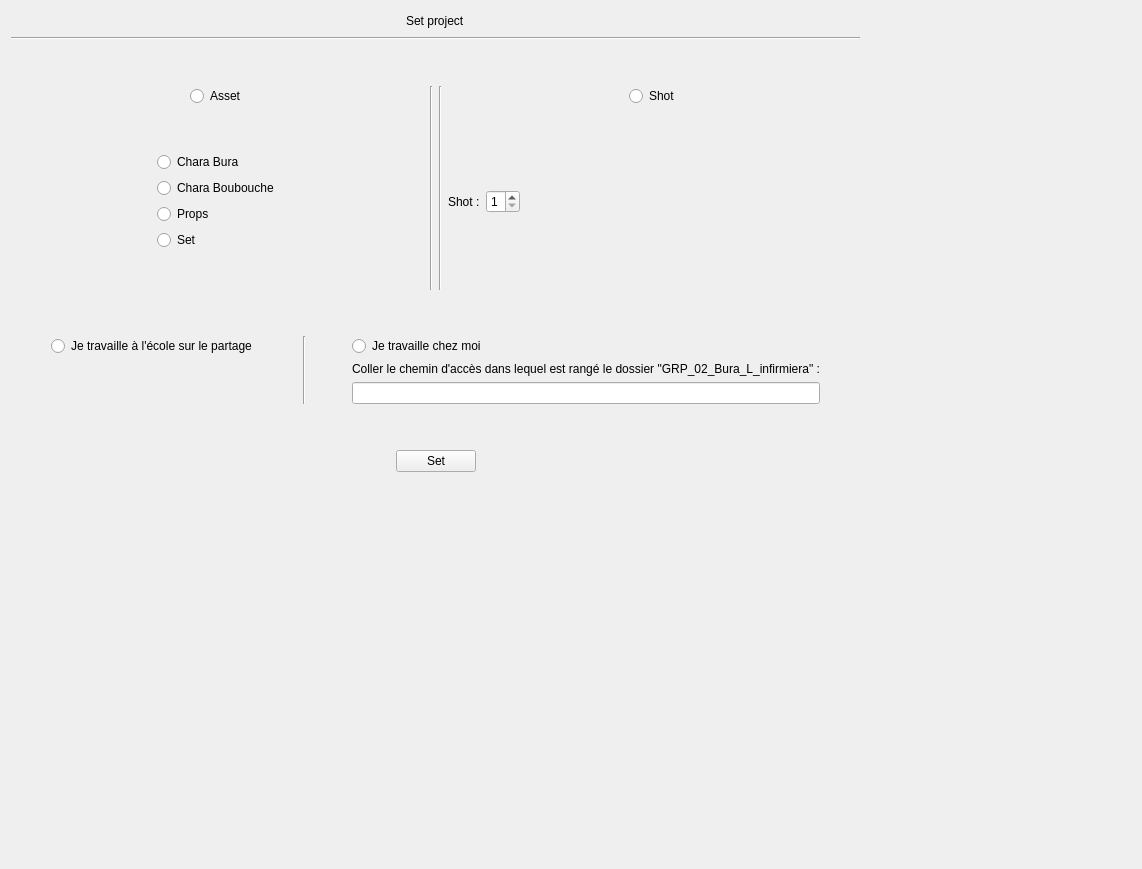
<?xml version="1.0" encoding="UTF-8"?>
<ui version="4.0">
 <class>Form</class>
 <widget class="QWidget" name="Form">
  <property name="geometry">
   <rect>
    <x>0</x>
    <y>0</y>
    <width>1142</width>
    <height>869</height>
   </rect>
  </property>
  <property name="windowTitle">
   <string>Form</string>
  </property>
  <layout class="QGridLayout" name="gridLayout">
   <item row="0" column="0">
    <layout class="QVBoxLayout" name="verticalLayout">
     <item>
      <layout class="QHBoxLayout" name="horizontalLayout">
       <item>
        <spacer name="horizontalSpacer">
         <property name="orientation">
          <enum>Qt::Horizontal</enum>
         </property>
         <property name="sizeHint" stdset="0">
          <size>
           <width>40</width>
           <height>20</height>
          </size>
         </property>
        </spacer>
       </item>
       <item>
        <widget class="QLabel" name="label">
         <property name="text">
          <string>Set project</string>
         </property>
        </widget>
       </item>
       <item>
        <spacer name="horizontalSpacer_2">
         <property name="orientation">
          <enum>Qt::Horizontal</enum>
         </property>
         <property name="sizeHint" stdset="0">
          <size>
           <width>40</width>
           <height>20</height>
          </size>
         </property>
        </spacer>
       </item>
      </layout>
     </item>
     <item>
      <widget class="Line" name="line">
       <property name="orientation">
        <enum>Qt::Horizontal</enum>
       </property>
      </widget>
     </item>
     <item>
      <spacer name="verticalSpacer_9">
       <property name="orientation">
        <enum>Qt::Vertical</enum>
       </property>
       <property name="sizeHint" stdset="0">
        <size>
         <width>20</width>
         <height>40</height>
        </size>
       </property>
      </spacer>
     </item>
     <item>
      <layout class="QHBoxLayout" name="horizontalLayout_12">
       <item>
        <layout class="QVBoxLayout" name="verticalLayout_3">
         <item>
          <layout class="QHBoxLayout" name="horizontalLayout_14">
           <item>
            <spacer name="horizontalSpacer_23">
             <property name="orientation">
              <enum>Qt::Horizontal</enum>
             </property>
             <property name="sizeHint" stdset="0">
              <size>
               <width>40</width>
               <height>20</height>
              </size>
             </property>
            </spacer>
           </item>
           <item>
            <widget class="projectType" name="projectTypeAsset">
             <property name="text">
              <string>Asset</string>
             </property>
             <attribute name="buttonGroup">
              <string notr="true">projectType</string>
             </attribute>
            </widget>
           </item>
           <item>
            <spacer name="horizontalSpacer_4">
             <property name="orientation">
              <enum>Qt::Horizontal</enum>
             </property>
             <property name="sizeHint" stdset="0">
              <size>
               <width>40</width>
               <height>20</height>
              </size>
             </property>
            </spacer>
           </item>
          </layout>
         </item>
         <item>
          <spacer name="verticalSpacer_2">
           <property name="orientation">
            <enum>Qt::Vertical</enum>
           </property>
           <property name="sizeHint" stdset="0">
            <size>
             <width>20</width>
             <height>40</height>
            </size>
           </property>
          </spacer>
         </item>
         <item>
          <layout class="QHBoxLayout" name="horizontalLayout_5">
           <item>
            <spacer name="horizontalSpacer_11">
             <property name="orientation">
              <enum>Qt::Horizontal</enum>
             </property>
             <property name="sizeHint" stdset="0">
              <size>
               <width>40</width>
               <height>20</height>
              </size>
             </property>
            </spacer>
           </item>
           <item>
            <spacer name="horizontalSpacer_19">
             <property name="orientation">
              <enum>Qt::Horizontal</enum>
             </property>
             <property name="sizeHint" stdset="0">
              <size>
               <width>40</width>
               <height>20</height>
              </size>
             </property>
            </spacer>
           </item>
           <item>
            <layout class="QVBoxLayout" name="verticalLayout_2">
             <item>
              <widget class="QRadioButton" name="charaBuraButton">
               <property name="text">
                <string>Chara Bura</string>
               </property>
               <attribute name="buttonGroup">
                <string notr="true">assetElement</string>
               </attribute>
              </widget>
             </item>
             <item>
              <widget class="QRadioButton" name="charaBouboucheButton">
               <property name="text">
                <string>Chara Boubouche</string>
               </property>
               <attribute name="buttonGroup">
                <string notr="true">assetElement</string>
               </attribute>
              </widget>
             </item>
             <item>
              <widget class="QRadioButton" name="propsButton">
               <property name="text">
                <string>Props</string>
               </property>
               <attribute name="buttonGroup">
                <string notr="true">assetElement</string>
               </attribute>
              </widget>
             </item>
             <item>
              <widget class="QRadioButton" name="setButton">
               <property name="text">
                <string>Set</string>
               </property>
               <attribute name="buttonGroup">
                <string notr="true">assetElement</string>
               </attribute>
              </widget>
             </item>
            </layout>
           </item>
           <item>
            <spacer name="horizontalSpacer_12">
             <property name="orientation">
              <enum>Qt::Horizontal</enum>
             </property>
             <property name="sizeHint" stdset="0">
              <size>
               <width>40</width>
               <height>20</height>
              </size>
             </property>
            </spacer>
           </item>
           <item>
            <spacer name="horizontalSpacer_13">
             <property name="orientation">
              <enum>Qt::Horizontal</enum>
             </property>
             <property name="sizeHint" stdset="0">
              <size>
               <width>40</width>
               <height>20</height>
              </size>
             </property>
            </spacer>
           </item>
          </layout>
         </item>
         <item>
          <spacer name="verticalSpacer_7">
           <property name="orientation">
            <enum>Qt::Vertical</enum>
           </property>
           <property name="sizeHint" stdset="0">
            <size>
             <width>20</width>
             <height>40</height>
            </size>
           </property>
          </spacer>
         </item>
        </layout>
       </item>
       <item>
        <widget class="Line" name="line_4">
         <property name="orientation">
          <enum>Qt::Vertical</enum>
         </property>
        </widget>
       </item>
       <item>
        <widget class="Line" name="line_3">
         <property name="orientation">
          <enum>Qt::Vertical</enum>
         </property>
        </widget>
       </item>
       <item>
        <layout class="QVBoxLayout" name="verticalLayout_6">
         <item>
          <layout class="QHBoxLayout" name="horizontalLayout_2">
           <item>
            <spacer name="horizontalSpacer_3">
             <property name="orientation">
              <enum>Qt::Horizontal</enum>
             </property>
             <property name="sizeHint" stdset="0">
              <size>
               <width>40</width>
               <height>20</height>
              </size>
             </property>
            </spacer>
           </item>
           <item>
            <widget class="QRadioButton" name="projectTypeShot">
             <property name="text">
              <string>Shot</string>
             </property>
             <attribute name="buttonGroup">
              <string notr="true">projectType</string>
             </attribute>
            </widget>
           </item>
           <item>
            <spacer name="horizontalSpacer_5">
             <property name="orientation">
              <enum>Qt::Horizontal</enum>
             </property>
             <property name="sizeHint" stdset="0">
              <size>
               <width>40</width>
               <height>20</height>
              </size>
             </property>
            </spacer>
           </item>
          </layout>
         </item>
         <item>
          <spacer name="verticalSpacer_11">
           <property name="orientation">
            <enum>Qt::Vertical</enum>
           </property>
           <property name="sizeHint" stdset="0">
            <size>
             <width>20</width>
             <height>40</height>
            </size>
           </property>
          </spacer>
         </item>
         <item>
          <layout class="QHBoxLayout" name="horizontalLayout_7">
           <item>
            <widget class="QLabel" name="label_8">
             <property name="text">
              <string>Shot :</string>
             </property>
            </widget>
           </item>
           <item>
            <widget class="QSpinBox" name="shotNumber">
             <property name="minimum">
              <number>1</number>
             </property>
             <property name="maximum">
              <number>3</number>
             </property>
            </widget>
           </item>
           <item>
            <spacer name="horizontalSpacer_8">
             <property name="orientation">
              <enum>Qt::Horizontal</enum>
             </property>
             <property name="sizeHint" stdset="0">
              <size>
               <width>40</width>
               <height>20</height>
              </size>
             </property>
            </spacer>
           </item>
          </layout>
         </item>
         <item>
          <spacer name="verticalSpacer_6">
           <property name="orientation">
            <enum>Qt::Vertical</enum>
           </property>
           <property name="sizeHint" stdset="0">
            <size>
             <width>20</width>
             <height>40</height>
            </size>
           </property>
          </spacer>
         </item>
        </layout>
       </item>
      </layout>
     </item>
     <item>
      <spacer name="verticalSpacer_8">
       <property name="orientation">
        <enum>Qt::Vertical</enum>
       </property>
       <property name="sizeHint" stdset="0">
        <size>
         <width>20</width>
         <height>40</height>
        </size>
       </property>
      </spacer>
     </item>
     <item>
      <layout class="QHBoxLayout" name="horizontalLayout_8">
       <item>
        <spacer name="horizontalSpacer_6">
         <property name="orientation">
          <enum>Qt::Horizontal</enum>
         </property>
         <property name="sizeHint" stdset="0">
          <size>
           <width>40</width>
           <height>20</height>
          </size>
         </property>
        </spacer>
       </item>
       <item>
        <layout class="QVBoxLayout" name="verticalLayout_5">
         <item>
          <layout class="QHBoxLayout" name="horizontalLayout_6">
           <item>
            <widget class="workPlace" name="workingAtSchool">
             <property name="text">
              <string>Je travaille à l'école sur le partage</string>
             </property>
             <attribute name="buttonGroup">
              <string notr="true">workPlace</string>
             </attribute>
            </widget>
           </item>
          </layout>
         </item>
         <item>
          <spacer name="verticalSpacer">
           <property name="orientation">
            <enum>Qt::Vertical</enum>
           </property>
           <property name="sizeHint" stdset="0">
            <size>
             <width>20</width>
             <height>40</height>
            </size>
           </property>
          </spacer>
         </item>
        </layout>
       </item>
       <item>
        <spacer name="horizontalSpacer_24">
         <property name="orientation">
          <enum>Qt::Horizontal</enum>
         </property>
         <property name="sizeHint" stdset="0">
          <size>
           <width>40</width>
           <height>20</height>
          </size>
         </property>
        </spacer>
       </item>
       <item>
        <widget class="Line" name="line_2">
         <property name="orientation">
          <enum>Qt::Vertical</enum>
         </property>
        </widget>
       </item>
       <item>
        <spacer name="horizontalSpacer_9">
         <property name="orientation">
          <enum>Qt::Horizontal</enum>
         </property>
         <property name="sizeHint" stdset="0">
          <size>
           <width>40</width>
           <height>20</height>
          </size>
         </property>
        </spacer>
       </item>
       <item>
        <layout class="QVBoxLayout" name="verticalLayout_4">
         <item>
          <widget class="workPlace" name="workingAtHome">
           <property name="text">
            <string>Je travaille chez moi</string>
           </property>
           <attribute name="buttonGroup">
            <string notr="true">workPlace</string>
           </attribute>
          </widget>
         </item>
         <item>
          <widget class="QLabel" name="label_7">
           <property name="text">
            <string>Coller le chemin d'accès dans lequel est rangé le dossier &quot;GRP_02_Bura_L_infirmiera&quot; :</string>
           </property>
          </widget>
         </item>
         <item>
          <widget class="QLineEdit" name="homePcPath"/>
         </item>
        </layout>
       </item>
       <item>
        <spacer name="horizontalSpacer_22">
         <property name="orientation">
          <enum>Qt::Horizontal</enum>
         </property>
         <property name="sizeHint" stdset="0">
          <size>
           <width>40</width>
           <height>20</height>
          </size>
         </property>
        </spacer>
       </item>
      </layout>
     </item>
     <item>
      <spacer name="verticalSpacer_12">
       <property name="orientation">
        <enum>Qt::Vertical</enum>
       </property>
       <property name="sizeHint" stdset="0">
        <size>
         <width>20</width>
         <height>40</height>
        </size>
       </property>
      </spacer>
     </item>
     <item>
      <layout class="QHBoxLayout" name="horizontalLayout_9">
       <item>
        <spacer name="horizontalSpacer_15">
         <property name="orientation">
          <enum>Qt::Horizontal</enum>
         </property>
         <property name="sizeHint" stdset="0">
          <size>
           <width>40</width>
           <height>20</height>
          </size>
         </property>
        </spacer>
       </item>
       <item>
        <widget class="QPushButton" name="saveButton">
         <property name="text">
          <string>Set</string>
         </property>
        </widget>
       </item>
       <item>
        <spacer name="horizontalSpacer_16">
         <property name="orientation">
          <enum>Qt::Horizontal</enum>
         </property>
         <property name="sizeHint" stdset="0">
          <size>
           <width>40</width>
           <height>20</height>
          </size>
         </property>
        </spacer>
       </item>
      </layout>
     </item>
     <item>
      <spacer name="verticalSpacer_10">
       <property name="orientation">
        <enum>Qt::Vertical</enum>
       </property>
       <property name="sizeHint" stdset="0">
        <size>
         <width>20</width>
         <height>40</height>
        </size>
       </property>
      </spacer>
     </item>
    </layout>
   </item>
   <item row="0" column="1">
    <spacer name="horizontalSpacer_21">
     <property name="orientation">
      <enum>Qt::Horizontal</enum>
     </property>
     <property name="sizeHint" stdset="0">
      <size>
       <width>40</width>
       <height>20</height>
      </size>
     </property>
    </spacer>
   </item>
   <item row="1" column="0">
    <spacer name="verticalSpacer_3">
     <property name="orientation">
      <enum>Qt::Vertical</enum>
     </property>
     <property name="sizeHint" stdset="0">
      <size>
       <width>20</width>
       <height>40</height>
      </size>
     </property>
    </spacer>
   </item>
  </layout>
  <zorder>verticalSpacer_3</zorder>
  <zorder>horizontalSpacer_21</zorder>
 </widget>
 <customwidgets>
  <customwidget>
   <class>projectType</class>
   <extends>QRadioButton</extends>
   <header location="global">projecttype.h</header>
  </customwidget>
  <customwidget>
   <class>workPlace</class>
   <extends>QRadioButton</extends>
   <header location="global">workplace.h</header>
  </customwidget>
 </customwidgets>
 <resources/>
 <connections/>
 <buttongroups>
  <buttongroup name="workPlace"/>
  <buttongroup name="projectType"/>
  <buttongroup name="shotStep"/>
  <buttongroup name="assetElement"/>
 </buttongroups>
</ui>
